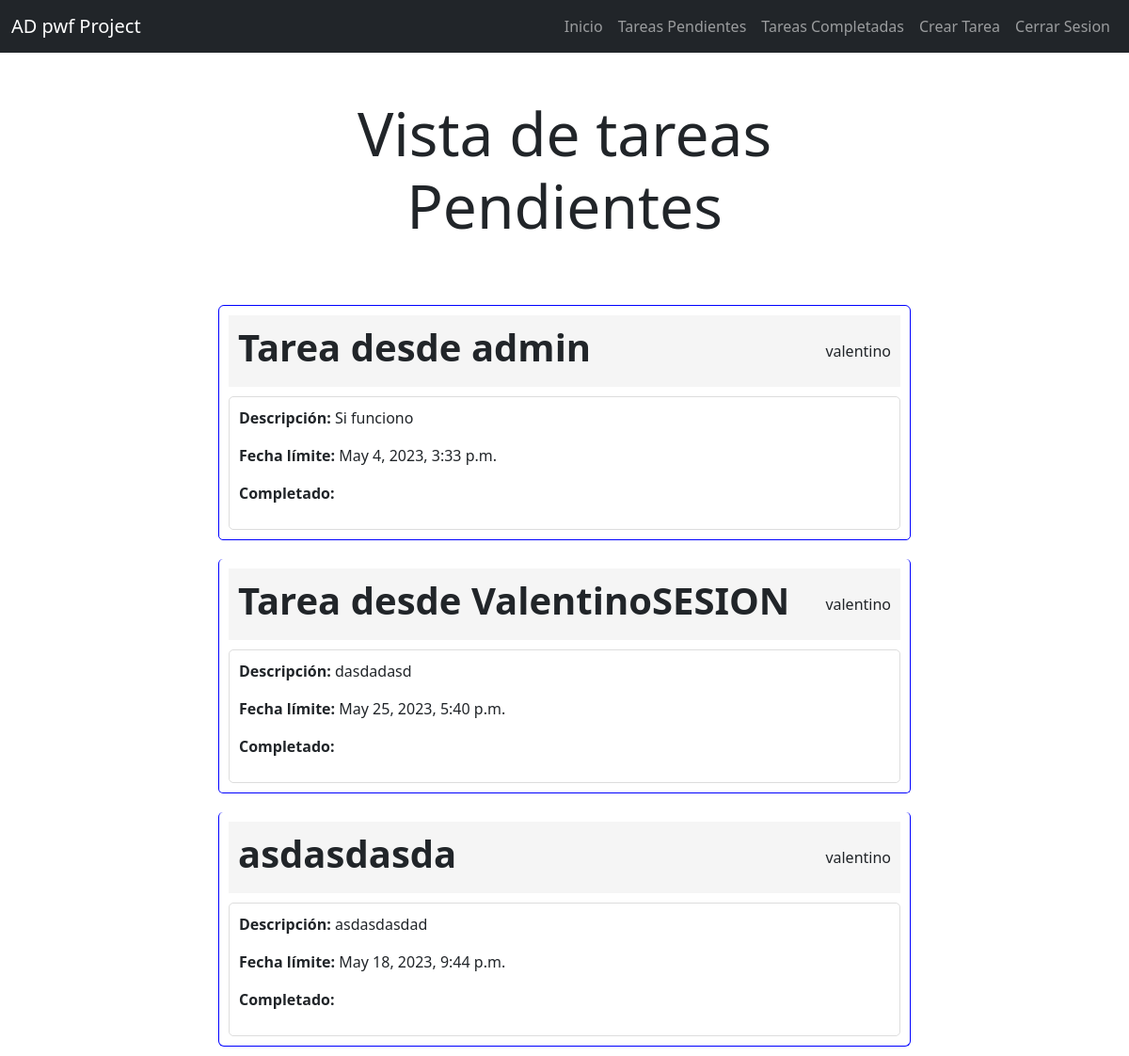
The page /tareas/ (signed in) on the database as committed earlier.
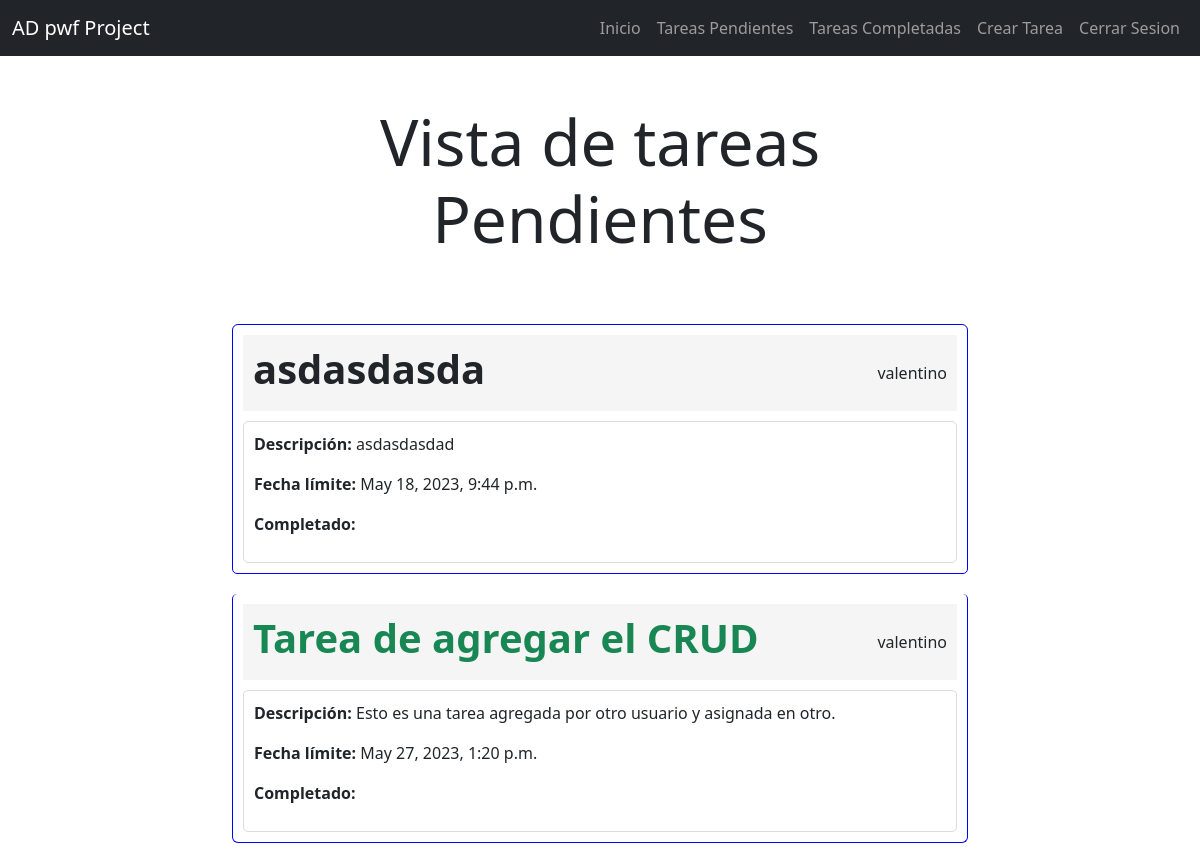
The same page on the database as committed later.
### TareaApp/models.py (models this page shows, shortened)
class Tarea(models.Model):
    titulo = models.CharField(max_length=200) #campo que almacena titulo de la tarea
    descripcion = models.TextField(blank=True) #campo de texto que almacena descripcion
    fecha_limite = models.DateTimeField() #campo de fecha y hora almacedada
    asignado_a = models.ForeignKey(User, on_delete=models.CASCADE) #tarea asignada a usuario con id
    creado_por = models.ForeignKey(User, related_name='tareas_creadas', on_delete=models.CASCADE) #tarea creada por usuario
    creado_en = models.DateTimeField(auto_now_add=True) #fecha y hora en que se creo al tarea puede ser vista por admin unicamente.
    actualizado_en = models.DateTimeField(auto_now=True) #fecha y hora en que se actualizo la tarea.
    archivo_adjunto = models.FileField(upload_to='archivos/', null=True, blank=True)
    importante = models.BooleanField(default=False) #campo de importante
    Fcompletado = models.DateTimeField(null=True, blank=True)

### TareaApp/views.py (the view)
# urls.py: path('tareas/', views.tarea, name='vistatarea' ),
def tarea(request):
    tasks = Tarea.objects.filter(asignado_a = request.user, Fcompletado__isnull=True)
    return render(request, 'Vtareas.html', {'tasks':tasks})

### TareaApp/templates/Vtareas.html (shortened to what this page needs)
{% extends 'base.html' %}
{% block content %}
<main class="container">
    <div class="row justify-content-center">
        <div class="col-md-8">
            <h1 class="text-center display-3 py-5">Vista de tareas Pendientes</h1>
            <ul class="list-group">
                {% for task in tasks %}
                <li class="list-group-item task-item">
                    <a href="{% url 'detalle_tarea' task.id %}" class="task-link">
                        <div class="task-header d-flex justify-content-between align-items-center">
                            <h1 class="fw-bold {% if task.importante %}text-success{% endif %}">{{task.titulo}}</h1>
                            <p class="mb-0">{{task.asignado_a}}</p>
                        </div>
                        <div class="task-details">
                            <p><strong>Descripción:</strong> {{task.descripcion}}</p>
                            <p><strong>Fecha límite:</strong> {{task.fecha_limite}}</p>
                            <p><strong>Completado:</strong> {{ task.Fcompletado|date:"M j Y:i" }}</p>
                        </div>
                    </a>
                </li>
                {% endfor %}
            </ul>
        </div>
    </div>
</main>
{% endblock  %}

### TareaApp/templates/base.html (shortened to what this page needs)
<html lang="en">
<head>
    <link rel="stylesheet" href="https://cdn.jsdelivr.net/npm/bootstrap@5.3.0-alpha3/dist/css/bootstrap.min.css">
</head>
<body>
    <nav class="navbar navbar-expand-lg bg-dark navbar-dark">
        <div class="container-fluid">
          <a class="navbar-brand" href="/">AD pwf Project</a>
          <div class="collapse navbar-collapse" id="navbarNav">
            <ul class="navbar-nav ms-auto">
              <li class="nav-item">
                      <a class="nav-link"  href="/">Inicio</a>
                      {% if user.is_authenticated %}
                  </li>
                  <li class="nav-item">
                    <a class="nav-link" href="{% url 'vistatarea' %}">Tareas Pendientes</a>
                  </li>
                  <li class="nav-item">
                    <a class="nav-link" href="/tareas_completadas">Tareas Completadas</a>
                  </li>
                  <li class="nav-item">
                    <a class="nav-link" href="/tareas/crear">Crear Tarea</a>
                  </li>
                  <li class="nav-item">
                      <a class="nav-link" href="/logout">Cerrar Sesion</a>
                  </li>
                  {% endif %}
            </ul>
          </div>
        </div>
      </nav>
    {% block content %}
    {% endblock %}
</body>
</html>

### TareaApp/templates/Vtareas.html (style rules this page uses)
.task-item { margin: 10px 0; padding: 10px; border: 1px solid blue; border-radius: 5px; }
.task-header { background-color: #f5f5f5; padding: 10px; }
.task-details { padding: 10px; margin-top: 10px; border: 1px solid #ddd; border-radius: 5px; }
.task-link { text-decoration: none; color: inherit; }

Rows that differ between the two databases and show on the page:
removed Tarea: titulo "Tarea desde admin", asignado_a "valentino", descripcion "Si funciono", fecha_limite "May 4, 2023, 3:33 p.m."
no longer on this page (row edited): Tarea: titulo "Tarea desde ValentinoSESION", asignado_a "valentino", descripcion "dasdadasd", fecha_limite "May 25, 2023, 5:40 p.m."
added Tarea: titulo "Tarea de agregar el CRUD", asignado_a "valentino", descripcion "Esto es una tarea agregada por otro usuario y asignada en otro.", fecha_limite "May 27, 2023, 1:20 p.m.", importante True (drawn)
